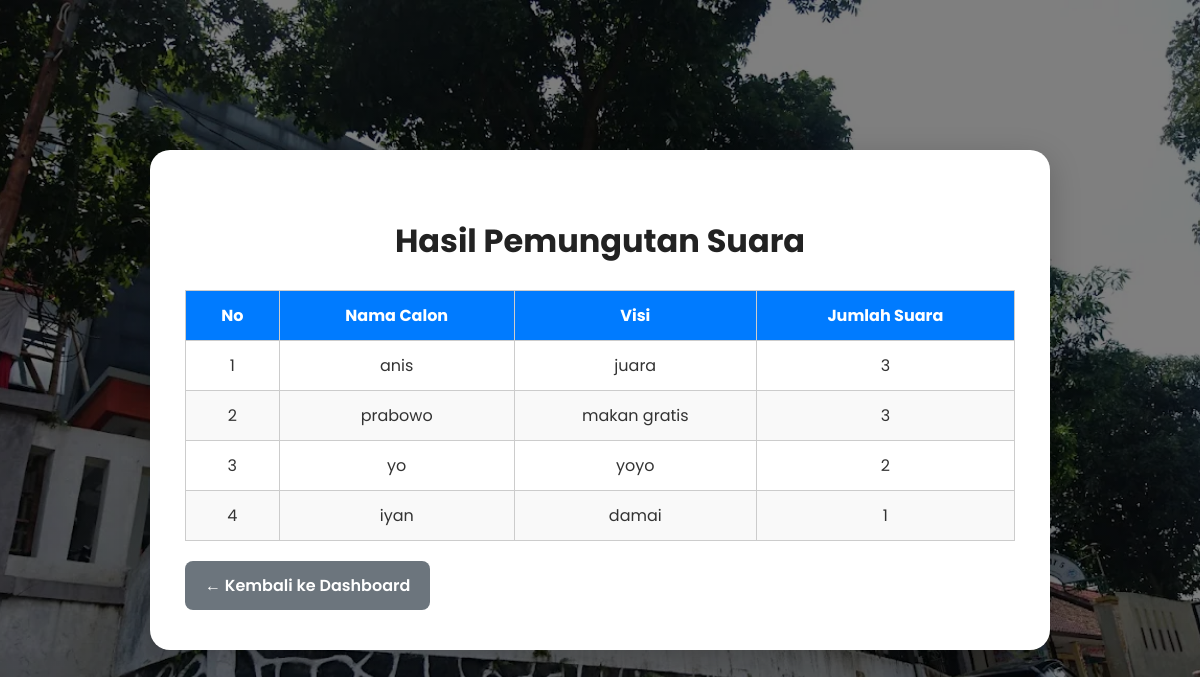
The app's page /hasil.php (signed in) with its own data.
### tables this page shows
CREATE TABLE `calon` (
  `id` int(11) NOT NULL,
  `nama` varchar(100) DEFAULT NULL,
  `visi` text DEFAULT NULL,
  `misi` text DEFAULT NULL,
  `foto` varchar(100) DEFAULT NULL,
  `suara` int(11) DEFAULT 0
);

### hasil.php (the view, shortened to what this page needs)
<?php
include 'koneksi.php';
$query = "SELECT nama, visi, suara FROM calon ORDER BY suara DESC";
$hasil = mysqli_query($conn, $query);
?>
<!DOCTYPE html>
<html lang="id">
<head>
</head>
<body>
    <div class="container">
        <h2>Hasil Pemungutan Suara</h2>
        <table>
            <thead>
                <tr>
                    <th>No</th>
                    <th>Nama Calon</th>
                    <th>Visi</th>
                    <th>Jumlah Suara</th>
                </tr>
            </thead>
            <tbody>
                <?php if (mysqli_num_rows($hasil) > 0): ?>
                    <?php $no = 1; while ($row = mysqli_fetch_assoc($hasil)): ?>
                        <tr>
                            <td><?= $no++ ?></td>
                            <td><?= htmlspecialchars($row['nama']) ?></td>
                            <td><?= nl2br(htmlspecialchars($row['visi'])) ?></td>
                            <td><?= $row['suara'] ?></td>
                        </tr>
                    <?php endwhile; ?>
                <?php else: ?>
                    <tr>
                        <td colspan="4">Belum ada hasil pemilihan.</td>
                    </tr>
                <?php endif; ?>
            </tbody>
        </table>
        <a href="admin.php" class="back-btn">← Kembali ke Dashboard</a>
    </div>
</body>
</html>

### hasil.php (style rules this page uses)
* { box-sizing: border-box; font-family: 'Poppins', sans-serif; }
html, body { margin: 0; padding: 0; height: 100%; }
body { background: linear-gradient(rgba(0, 0, 0, 0.5), rgba(0, 0, 0, 0.5)), url("uploads/kpuu.jpg") no-repeat center center fixed; background-size: cover; display: flex; justify-content: center; align-items: center; padding: 30px 15px; }
.container { width: 100%; max-width: 900px; background: #ffffff; border-radius: 20px; box-shadow: 0 8px 32px rgba(0,0,0,0.2); padding: 40px 35px; color: #333; }
h2 { text-align: center; margin-bottom: 25px; font-size: 2rem; color: #222; }
table { width: 100%; border-collapse: collapse; margin-bottom: 20px; }
thead { background: #007bff; color: white; }
th, td { padding: 12px 15px; border: 1px solid #ccc; text-align: center; }
tbody tr:nth-child(even) { background: #f9f9f9; }
.back-btn { display: inline-block; background-color: #6c757d; color: white; padding: 12px 20px; text-decoration: none; border-radius: 8px; font-weight: 600; transition: background-color 0.3s ease; }

### records on screen
calon: nama "anis", visi "juara", suara "3"
calon: nama "prabowo", visi "makan gratis", suara "3"
calon: nama "yo", visi "yoyo", suara "2"
calon: nama "iyan", visi "damai", suara "1"
